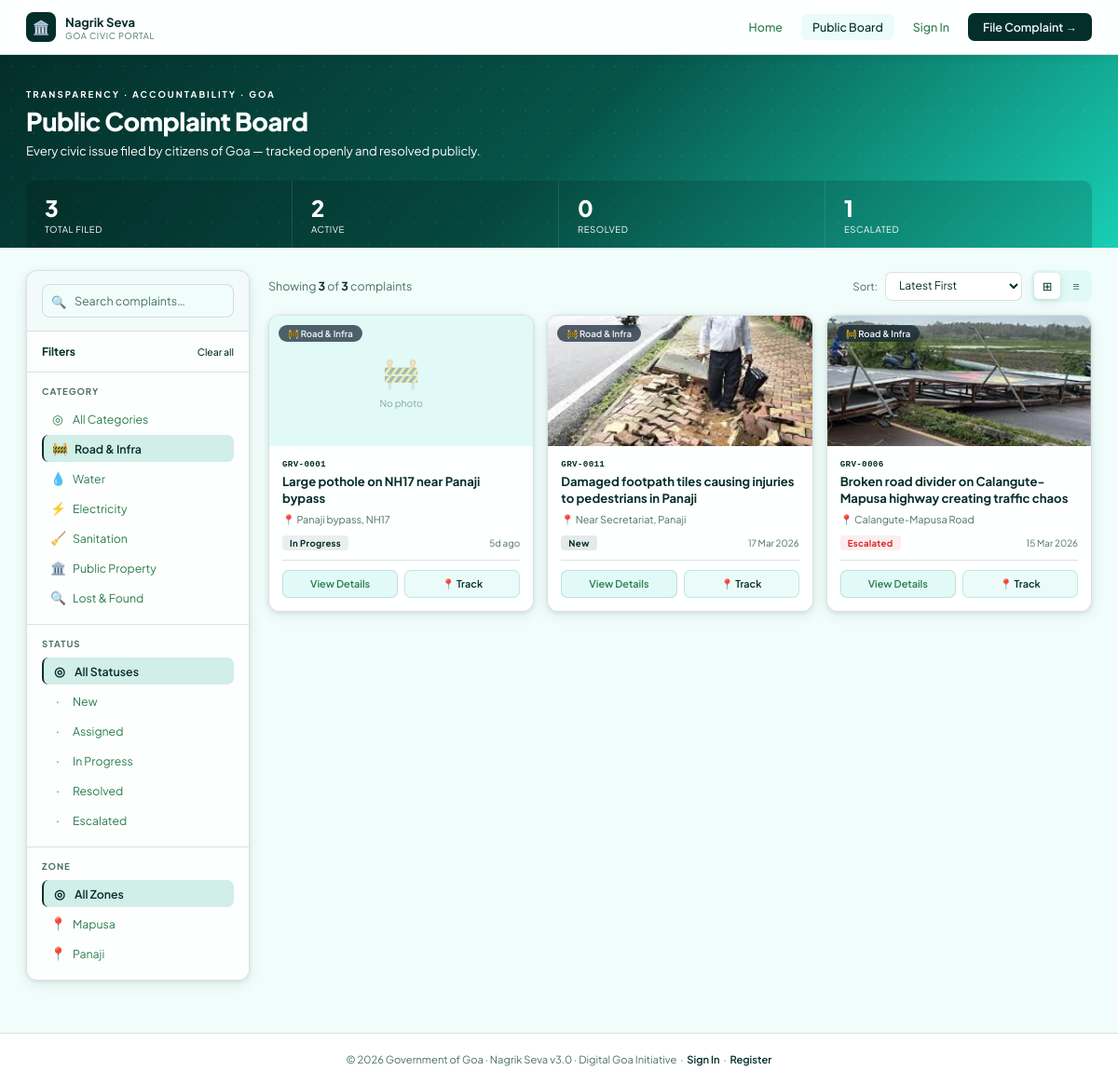
Screenshot of /public_board.php?cat=road with the database file from the repository.
### tables this page shows
CREATE TABLE IF NOT EXISTS complaints (
  id            INT UNSIGNED AUTO_INCREMENT PRIMARY KEY,
  complaint_no  VARCHAR(20)  NOT NULL UNIQUE,       
  citizen_id    INT UNSIGNED NOT NULL,
  officer_id    INT UNSIGNED DEFAULT NULL,
  category      ENUM('road','water','electricity','sanitation','property','lost') NOT NULL,
  title         VARCHAR(200) NOT NULL,
  description   TEXT         NOT NULL,
  location      VARCHAR(250) NOT NULL,
  latitude      DECIMAL(10,7) DEFAULT NULL,
  longitude     DECIMAL(10,7) DEFAULT NULL,
  zone          VARCHAR(80)  DEFAULT NULL,
  status        ENUM('new','assigned','in_progress','resolved','closed','escalated')
                NOT NULL DEFAULT 'new',
  priority      ENUM('low','medium','high') NOT NULL DEFAULT 'medium',
  photo_path    VARCHAR(255) DEFAULT NULL,          
  officer_notes TEXT         DEFAULT NULL,
  resolved_at   DATETIME     DEFAULT NULL,
  created_at    TIMESTAMP    DEFAULT CURRENT_TIMESTAMP,
  updated_at    TIMESTAMP    DEFAULT CURRENT_TIMESTAMP ON UPDATE CURRENT_TIMESTAMP,
  FOREIGN KEY (citizen_id) REFERENCES users(id) ON DELETE CASCADE,
  FOREIGN KEY (officer_id) REFERENCES users(id) ON DELETE SET NULL,
  INDEX idx_status (status),
  INDEX idx_citizen (citizen_id),
  INDEX idx_officer (officer_id),
  INDEX idx_zone    (zone)
);

### public_board.php (the view, shortened to what this page needs)
<?php
require_once 'config.php';
$filter_cat    = $_GET['cat']    ?? '';
$filter_status = $_GET['status'] ?? '';
$filter_zone   = $_GET['zone']   ?? '';
$filter_sort   = $_GET['sort']   ?? 'latest';
$search        = trim($_GET['q'] ?? '');
$page          = max(1, (int)($_GET['page'] ?? 1));
$per_page      = 12;
$offset        = ($page - 1) * $per_page;
$cat_icon  = ['road'=>'🚧','water'=>'💧','electricity'=>'⚡','sanitation'=>'🧹','property'=>'🏛️','lost'=>'🔍'];
$cat_label = ['road'=>'Road & Infra','water'=>'Water','electricity'=>'Electricity','sanitation'=>'Sanitation','property'=>'Public Property','lost'=>'Lost & Found'];
$s_cfg     = [
    'new'        => ['label'=>'New',         'cls'=>'s-new'],
    'assigned'   => ['label'=>'Assigned',    'cls'=>'s-assigned'],
    'in_progress'=> ['label'=>'In Progress', 'cls'=>'s-prog'],
    'resolved'   => ['label'=>'Resolved',    'cls'=>'s-resolved'],
    'escalated'  => ['label'=>'Escalated',   'cls'=>'s-esc'],
    'closed'     => ['label'=>'Closed',      'cls'=>'s-closed'],
];
$db_complaints = [];
if (isset($conn) && $conn) {
    $real_where  = ["c.status != 'closed'"];
    $real_params = [];
    $real_types  = '';
    if ($filter_cat)    { $real_where[] = 'c.category = ?';  $real_params[] = $filter_cat;    $real_types .= 's'; }
    $real_w_sql = implode(' AND ', $real_where);
    $real_order = match($filter_sort) {
        'oldest'   => 'c.created_at ASC',
        'resolved' => 'c.resolved_at DESC',
        default    => 'c.created_at DESC',
    };
    $data_sql = "SELECT c.*, u.name as citizen_name, o.name as officer_name
                 FROM complaints c
                 LEFT JOIN users u  ON c.citizen_id  = u.id
                 LEFT JOIN users o  ON c.officer_id  = o.id
                 WHERE $real_w_sql
                 ORDER BY $real_order";
    if ($real_params) {
        $stmt_data = $conn->prepare($data_sql);
        $stmt_data->bind_param($real_types, ...$real_params);
        $stmt_data->execute();
        $res = $stmt_data->get_result();
    } else {
        $res = $conn->query($data_sql);
    }
    if ($res) { while ($row = $res->fetch_assoc()) { $db_complaints[] = $row; } }
}
$filtered = array_filter($all_complaints, function($c) use ($filter_cat,$filter_status,$filter_zone,$search) {
    if ($filter_cat    && $c['category'] !== $filter_cat)    return false;
    if ($filter_status && $c['status']   !== $filter_status) return false;
    if ($filter_zone   && $c['zone']     !== $filter_zone)   return false;
    if ($search && stripos($c['title'].$c['location'], $search) === false) return false;
    return true;
});
usort($filtered, function($a,$b) use ($filter_sort) {
    if ($filter_sort === 'oldest')  return strtotime($a['created_at']) - strtotime($b['created_at']);
    if ($filter_sort === 'resolved') return strtotime($b['resolved_at']??'0') - strtotime($a['resolved_at']??'0');
    return strtotime($b['created_at']) - strtotime($a['created_at']);
});
$merged = array_merge($db_complaints, array_values($filtered));
$seen = [];
$unique_merged = [];
foreach ($merged as $c) {
    $key = $c['complaint_no'] ?? $c['id'];
    if (!isset($seen[$key])) {
        $seen[$key] = true;
        $unique_merged[] = $c;
    }
}
usort($unique_merged, function($a,$b) use ($filter_sort) {
    if ($filter_sort === 'oldest')  return strtotime($a['created_at']) - strtotime($b['created_at']);
    if ($filter_sort === 'resolved') return strtotime($b['resolved_at']??'0') - strtotime($a['resolved_at']??'0');
    return strtotime($b['created_at']) - strtotime($a['created_at']);
});
$total_rows  = count($unique_merged);
$complaints  = array_slice($unique_merged, $offset, $per_page);
$summary = [
    'total'     => $total_rows,
    'new_c'     => count(array_filter($unique_merged, fn($c)=>$c['status']==='new')),
    'prog'      => count(array_filter($unique_merged, fn($c)=>$c['status']==='in_progress')),
    'resolved'  => count(array_filter($unique_merged, fn($c)=>$c['status']==='resolved')),
    'escalated' => count(array_filter($unique_merged, fn($c)=>$c['status']==='escalated')),
];
$zones = array_unique(array_filter(array_column($unique_merged, 'zone'), fn($z) => !empty(trim((string)$z))));
sort($zones);
$is_logged_in = !empty($_SESSION['user_id']);
$role         = $_SESSION['role'] ?? '';
$dash_link    = match($role) {
    'citizen'   => 'citizen_dashboard.php',
    'officer'   => 'officer_dashboard.php',
    'regulator' => 'regulator_dashboard.php',
    default     => 'citizen_login.php',
};
function time_ago($datetime) {
    $diff = time() - strtotime($datetime);
    if ($diff < 604800) return floor($diff/86400).'d ago';
    return date('d M Y', strtotime($datetime));
}
?>
<!DOCTYPE html>
<html lang="en">
<head>
</head>
<body>
<nav class="nav">
  <div class="nav-in">
    <div class="nav-brand">
      <div class="nav-mark">🏛️</div>
      <div>
        <div class="nav-name">Nagrik Seva</div>
        <div class="nav-sub">Goa Civic Portal</div>
      </div>
    </div>
    <div class="nav-right">
      <a href="index.php" class="nav-link">Home</a>
      <a href="public_board.php" class="nav-link on">Public Board</a>
      <?php if($is_logged_in): ?>
      <a href="<?= $dash_link ?>" class="nav-avatar" title="<?= htmlspecialchars($_SESSION['name'] ?? '') ?> · Go to Dashboard">
        <?= strtoupper(substr($_SESSION['name'] ?? 'U', 0, 1)) ?>
        <div class="nav-avatar-dropdown">
          <div class="nad-name"><?= htmlspecialchars($_SESSION['name'] ?? '') ?></div>
          <div class="nad-role"><?= ucfirst($_SESSION['role'] ?? 'citizen') ?></div>
          <div class="nad-divider"></div>
          <a class="nad-item" href="<?= $dash_link ?>">⊞ &nbsp;Dashboard</a>
          <a class="nad-item nad-logout" href="logout.php">↩ &nbsp;Sign Out</a>
        </div>
      </a>
      <?php else: ?>
      <a href="citizen_login.php" class="nav-link">Sign In</a>
      <a href="citizen_register.php" class="nav-btn">File Complaint →</a>
      <?php endif; ?>
    </div>
  </div>
</nav>
<div class="hero">
  <div class="hero-in">
    <div class="hero-label">Transparency · Accountability · Goa</div>
    <div class="hero-title">Public Complaint Board</div>
    <div class="hero-sub">Every civic issue filed by citizens of Goa — tracked openly and resolved publicly.</div>
    <div class="stat-bar">
      <div class="sb-item">
        <div class="sb-num"><?= number_format($summary['total']) ?></div>
        <div class="sb-lbl">Total Filed</div>
      </div>
      <div class="sb-item">
        <div class="sb-num"><?= number_format($summary['new_c'] + $summary['prog']) ?></div>
        <div class="sb-lbl">Active</div>
      </div>
      <div class="sb-item">
        <div class="sb-num"><?= number_format($summary['resolved']) ?></div>
        <div class="sb-lbl">Resolved</div>
      </div>
      <div class="sb-item">
        <div class="sb-num"><?= number_format($summary['escalated']) ?></div>
        <div class="sb-lbl">Escalated</div>
      </div>
    </div>
  </div>
</div>
<div class="main-wrap">
  <aside class="filters">
    <div class="search-wrap">
      <form method="GET">
        <div class="search-box">
          <span class="search-ico">🔍</span>
          <input type="text" name="q" placeholder="Search complaints…" value="<?=htmlspecialchars($search)?>">
        </div>
      </form>
    </div>
    <div class="f-head">
      Filters
      <a href="public_board.php" class="f-clear">Clear all</a>
    </div>
    <div class="f-sec">
      <div class="f-label">Category</div>
      <div class="f-opts">
        <a class="f-opt <?= !$filter_cat?'on':'' ?>" href="<?=buildUrl(['cat'=>''])?>">
          <span class="f-ico">◎</span> All Categories
        </a>
        <?php foreach($cat_icon as $k=>$ico): ?>
        <a class="f-opt <?= $filter_cat===$k?'on':'' ?>" href="<?=buildUrl(['cat'=>$k])?>">
          <span class="f-ico"><?=$ico?></span> <?=$cat_label[$k]?>
        </a>
        <?php endforeach; ?>
      </div>
    </div>
    <div class="f-sec">
      <div class="f-label">Status</div>
      <div class="f-opts">
        <a class="f-opt <?= !$filter_status?'on':'' ?>" href="<?=buildUrl(['status'=>''])?>">
          <span class="f-ico">◎</span> All Statuses
        </a>
        <?php foreach([
          'new'=>'New','assigned'=>'Assigned',
          'in_progress'=>'In Progress','resolved'=>'Resolved','escalated'=>'Escalated'
        ] as $k=>$l): ?>
        <a class="f-opt <?= $filter_status===$k?'on':'' ?>" href="<?=buildUrl(['status'=>$k])?>">
          <span class="f-ico">·</span> <?=$l?>
        </a>
        <?php endforeach; ?>
      </div>
    </div>
    <?php if($zones): ?>
    <div class="f-sec">
      <div class="f-label">Zone</div>
      <div class="f-opts">
        <a class="f-opt <?= !$filter_zone?'on':'' ?>" href="<?=buildUrl(['zone'=>''])?>">
          <span class="f-ico">◎</span> All Zones
        </a>
        <?php foreach($zones as $z): ?>
        <a class="f-opt <?= $filter_zone===$z?'on':'' ?>" href="<?=buildUrl(['zone'=>$z])?>">
          <span class="f-ico">📍</span> <?=htmlspecialchars($z)?>
        </a>
        <?php endforeach; ?>
      </div>
    </div>
    <?php endif; ?>
  </aside>
  <div class="right-col">
    <div class="toolbar">
      <div class="tbl-count">
        Showing <strong><?= count($complaints) ?></strong> of <strong><?= $total_rows ?></strong> complaints
      </div>
      <div style="display:flex;align-items:center;gap:10px">
        <div class="tbl-sort">
          <span class="sort-label">Sort:</span>
          <form method="GET" id="sort-form">
            <select class="sort-sel" name="sort" onchange="document.getElementById('sort-form').submit()">
              <option value="latest"  <?=$filter_sort==='latest'?'selected':''?>>Latest First</option>
            </select>
          </form>
        </div>
        <div class="view-toggle">
          <button class="vt-btn on" id="btn-grid" onclick="setView('grid')" title="Grid view">⊞</button>
          <button class="vt-btn" id="btn-list" onclick="setView('list')" title="List view">≡</button>
        </div>
      </div>
    </div>
    <?php if(empty($complaints)): ?>
    <div class="empty">
      <div class="empty-ico">📭</div>
      <div class="empty-title">No complaints found</div>
      <div class="empty-sub">Try adjusting your filters or search term.</div>
      <a href="public_board.php" style="display:inline-flex;align-items:center;gap:6px;padding:8px 18px;background:var(--a);color:#f0f4ff;border-radius:7px;font-size:.78rem;font-weight:600">Clear Filters</a>
    </div>
    <?php else: ?>
    <div class="comp-grid" id="view-grid">
      <?php foreach($complaints as $c):
        $sc  = $s_cfg[$c['status']] ?? ['label'=>ucfirst($c['status']),'cls'=>'s-new'];
        $ico = $cat_icon[$c['category']] ?? '📋';
        $lbl = $cat_label[$c['category']] ?? ucfirst($c['category']);
        $photo = $c['photo_url'] ?? ($c['photo_path'] ?? '');
      ?>
      <div class="comp-card">
        <div class="cc-photo" onclick="location.href='complaint_detail.php?id=<?=$c['id']?>'">
          <?php if($photo): ?>
          <img src="<?=htmlspecialchars($photo)?>" alt="Complaint photo" loading="lazy">
          <?php else: ?>
          <div class="cc-photo-placeholder">
            <div class="cc-ph-ico"><?=$ico?></div>
            <div class="cc-ph-txt">No photo</div>
          </div>
          <?php endif; ?>
          <div class="cc-cat-badge"><?=$ico?> <?=$lbl?></div>
        </div>
        <div class="cc-body">
          <div class="cc-id"><?=htmlspecialchars($c['complaint_no'])?></div>
          <div class="cc-title" onclick="location.href='complaint_detail.php?id=<?=$c['id']?>'"><?=htmlspecialchars($c['title'])?></div>
          <div class="cc-loc">📍 <?=htmlspecialchars($c['location'])?></div>
          <div class="cc-foot">
            <span class="pill <?=$sc['cls']?>"><?=$sc['label']?></span>
            <span class="cc-time"><?=time_ago($c['created_at'])?></span>
          </div>
          <div class="cc-actions">
            <a href="complaint_detail.php?id=<?=$c['id']?>" class="cc-btn">View Details</a>
            <a href="track.php?id=<?=htmlspecialchars($c['complaint_no'])?>" class="cc-btn cc-btn-track">📍 Track</a>
          </div>
        </div>
      </div>
      <?php endforeach; ?>
    </div>
    <?php endif; ?>
  </div>
</div>
<div style="background:var(--white);border-top:1px solid var(--border);padding:20px 28px;text-align:center;font-size:.7rem;color:var(--muted);margin-top:32px">
  © 2026 Government of Goa · Nagrik Seva v3.0 · Digital Goa Initiative &nbsp;·&nbsp;
  <a href="citizen_login.php" style="color:var(--a);font-weight:600">Sign In</a> &nbsp;·&nbsp;
  <a href="citizen_register.php" style="color:var(--a);font-weight:600">Register</a>
</div>
</body>
</html>
<?php
function buildUrl($overrides=[]) {
    $params = array_merge([
        'cat'    => $_GET['cat']    ?? '',
        'status' => $_GET['status'] ?? '',
        'zone'   => $_GET['zone']   ?? '',
        'sort'   => $_GET['sort']   ?? 'latest',
        'q'      => $_GET['q']      ?? '',
        'page'   => $_GET['page']   ?? 1,
    ], $overrides);
    $params = array_filter($params, fn($v) => $v !== '' && $v !== 'latest' && $v !== 1);
    return 'public_board.php' . ($params ? '?' . http_build_query($params) : '');
}
?>

### rows the page displays
complaints: status "3", $summary['new_c'] + $summary['prog'] "2", citizen "0", id "1", category "🚧", category "Road & Infra", complaint_no "GRV-0001", title "Large pothole on NH17 near Panaji bypass", location "Panaji bypass, NH17", status "In Progress", created_at "5d ago"

### other values shown
$ico "🚧"
$cat_label[$k] "Road & Infra"
$ico "💧"
$cat_label[$k] "Water"
$ico "⚡"
$cat_label[$k] "Electricity"
$ico "🧹"
$cat_label[$k] "Sanitation"
$ico "🏛️"
$cat_label[$k] "Public Property"
$ico "🔍"
$cat_label[$k] "Lost & Found"
$l "New"
$l "Assigned"
$l "In Progress"
